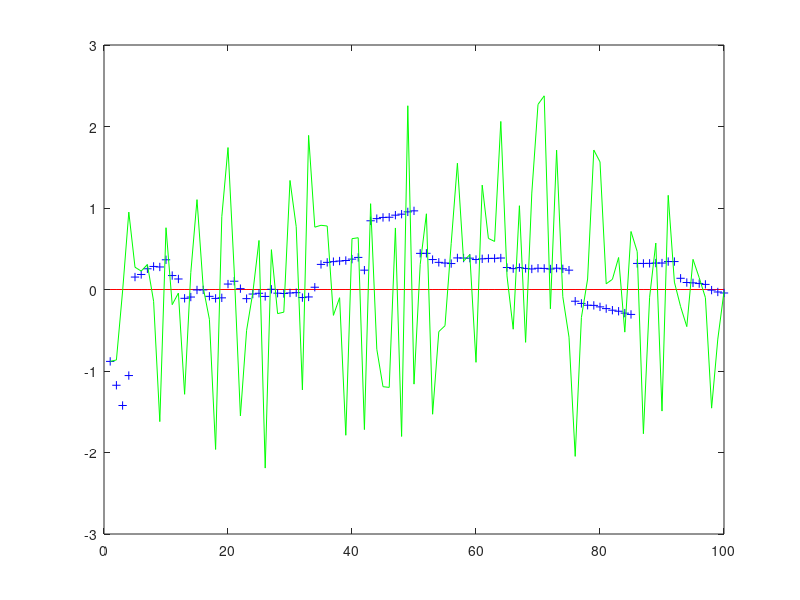

Reproduce this figure in MATLAB.
% model
%x = Ax+Bu+w;
%y = Cx+Du+v;

% states definition
g = 1;  % blood glucose
%ig = 0; % rate of change of bg
a = 1;  % sensor gain
%ia = 0; % rate of change of sg

% matrices A and B, identical for each filter
A = [1 1 0 0; 0 1 0 0; 0 0 1 1; 0 0 0 1];   %matrix A 4x4
B = [0 0; 1 0; 0 0; 0 1];                   %matrix B 4x2

% matrices C and D for the sensor measurements (fast time scale)
% the model in the paper has ak and gk multiplying the matrix's components
% in both the fast and slow sensor output models
Cf = [0.5*a, 0, 0.5*g, 0];
Df = [1 0];

% matrices C y D for the reference measurement (slow time scale)
Cs = [0.5*a, 0, 0.5*a, 0; 1, 0, 0, 0];
Ds = [1 0; 0 1];

% creation of the matlab state-space models
sys_fast = ss(A, B, Cf, Df, -1, 'inputname', {'vs' 'vf'}, 'outputname', {'ys'});
sys_slow = ss(A, B, Cs, Ds, -1, 'inputname', {'vs' 'vf'}, 'outputname', {'ys' 'yf'});

% define initial error covariance P: P's size is 4x4
P = [1 1 1 1; 1 1 1 1; 1 1 1 1; 1 1 1 1];
% define initial state
Xf = [0; 0; 0; 0];
Xs = [0; 0; 0; 0];
% define Q and R matrices, which, according to the paper, are not known in
% practice, but 'tuning parameters', that meaning that their values should
% be defined depending on whether we are going to trust more the
% measurements or the prediction of the filter
% in this case I'm going to use the values for Q and R used in the example
% and fill the matrices with them, since I'm not sure about what values
% should be used
% also, I decided to size them as P and A matrices, but yet again I'm not
% quite sure about their sizes
q = 0.00001;
r = 0.01;
Q = [q q q q; q q q q; q q q q; q q q q];
R = [r r r r; r r r r; r r r r; r r r r];
z = randn(100,1); % setting the real measurement (scalar)
statef = zeros(100,1);
states = zeros(100,2);
% first filter: fast
% K = 4x1 // P = 4x4 // Cf = 1x4
for k = 1:100
% aside from the filter itself, I generate noise in each iteration using
% two matrixes, the process noise (W) and the mearuement noise (V)
W = sqrt(q)*randn(1,4);
V = sqrt(r)*randn(1,4);
% correction
% step 1: calculate the Kalman gain (K is 4x1)
Kf = P*Cf'*(inv(Cf*P*Cf' + V*R*V'));
% step 2: get z (measurement) and update the state with it
Xf = Xf + Kf*(z(k) - Cf*Xf);
% step 3: update P
P = (eye(4) - Kf*Cf)*P;

statef(k) = Cf*Xf;

% prediction
Xf = A*Xf;
P = A*P*A' + W*Q*W';
end

% secong filter: slow
% K = 4x2 // P = 4x4 // Cs = 2x4
for k = 1:100
% aside from the filter itself, I generate noise in each iteration using
% two matrixes, the process noise (W) and the mearuement noise (V)
W = sqrt(q)*randn(1,4);
V = sqrt(r)*randn(2,4);
% correction
% step 1: calculate the Kalman gain (K is 4x1)
Ks = P*Cs'*(inv(Cs*P*Cs' + V*R*V'));
% step 2: get z (measurement) and update the state with it
Xs = Xs + Ks*(z(k) - Cs*Xs);
% step 3: update P
P = (eye(4) - Ks*Cs)*P;

states_ = Cs*Xs;
states(k,1) = states(1);
states(k,2) = states(2);

% prediction
Xs = A*Xs;
P = A*P*A' + W*Q*W';
end
plot(states, '-r');
hold on;
plot(statef, '+b');
hold on;
plot(z, 'g');
